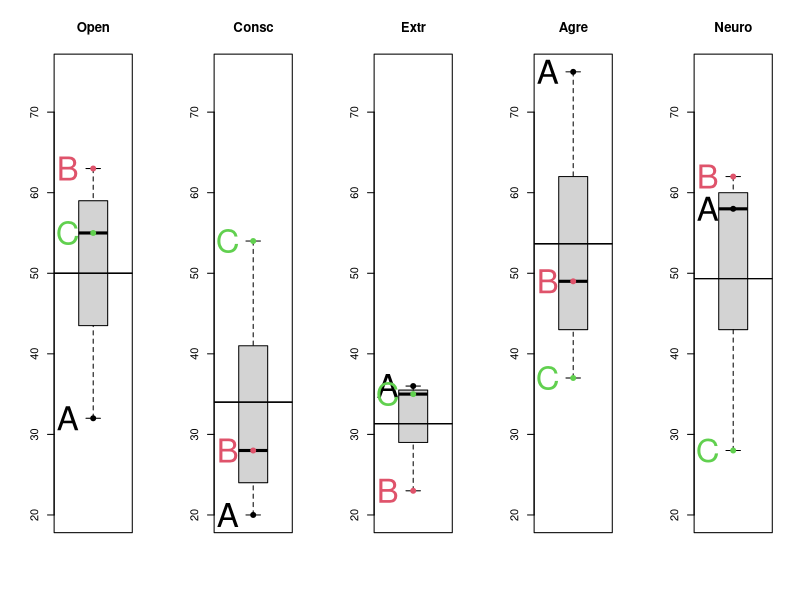

Recreate this plot in R.
A<-c(32,20,36,75,58)
B<-c(63,28,23,49,62)
C<-c(55,54,35,37,28)
trait<-rbind(A,B,C)
colnames(trait)<-c("Open","Consc","Extr","Agre","Neuro")
yrng<-c(min(trait),max(trait))

par(mfrow=c(1,5))

for (i in 1:5){boxplot(trait[,i],ylim=yrng,main=dimnames(trait)[[2]][i])
               for (j in 1:nrow(trait)){
                points(trait[j,i],col=j,pch=19)
                text(.65,trait[j,i],dimnames(trait)[[1]][j],cex=3,col=j)
                abline(h=mean(trait[,i]),color="blue")
                }
}
